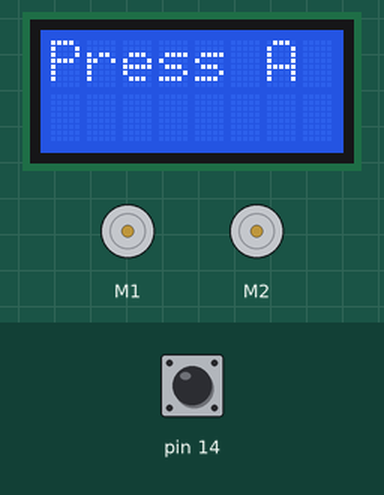
Bench run of a sketch on a simulated Arduino Leonardo, built with avr-gcc and run on an emulated ATmega32U4. Shown: 8×2 character LCD, 2 × DC motor (green arrow = forward, orange = backward, longer = faster). The inputs (shaded band) are chosen by the test bench; at power-on: pin 14 HIGH.

Above: at 0.8 s.
0.9 s: pin 14 pulsed LOW 2 times (0.12 s each, 0.3 s apart)
At 2.2 s:
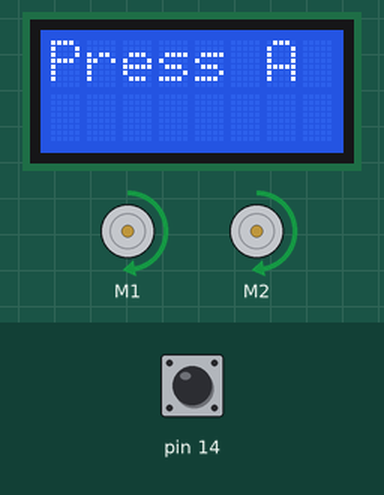
At 6.2 s:
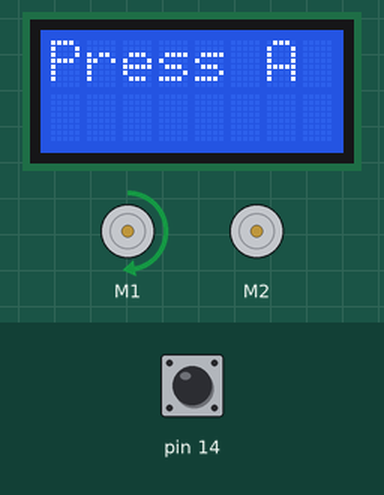
Timing chart, 0 to 16.7 s (numbered marks = the images above; inputs shaded):
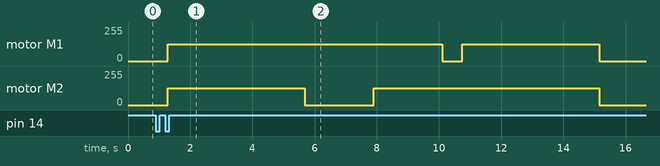

The sketch:

mech13.ino
```cpp
#include<Zumo32U4.h>
Zumo32U4Encoders  encoders;
Zumo32U4Motors    motors;
Zumo32U4ButtonA   buttonA;
Zumo32U4LCD       lcd;
void setup(){
  lcd.clear();
  lcd.print(F("Press A"));
  buttonA.waitForButton();
}
void loop(){
  // ボタンAを押すとクランク走行のような動作
  int buttonA_state = buttonA.isPressed();
  delay(50);
  if(buttonA_state == 1){
    buttonA_state = 0;
    unRegMoveSteer(200, 0, 1800);   // 前
    unRegMoveSteer(200, 50, 900);   // 右
    unRegMoveSteer(200, 0, 900);    // 前
    unRegMoveSteer(200, -50, 900);  // 左
    unRegMoveSteer(200, 0, 1800);   // 前
    motors.setSpeeds(0, 0);
  }
}
// 以下の関数のプログラムは以下のサイトからの引用：
// http://www.abrowndesign.com/2016/10/21/zumo-32u4-unregulated-unsynchronized-motor-steer-block/
void unRegMoveSteer(int targetSpeed, int turnDirection, int enCounts) {
  int countsLeft  = encoders.getCountsAndResetLeft();
  int countsRight = encoders.getCountsAndResetRight();
  int targetSpeedLeft;
  int targetSpeedRight;
  if(turnDirection > 0){
    targetSpeedLeft  = targetSpeed;
    targetSpeedRight = targetSpeed * (turnDirection - 50) / (-50.0);
  }else{
    targetSpeedRight = targetSpeed;
    targetSpeedLeft  = targetSpeed * (turnDirection + 50) / (50.0);
  }
  motors.setSpeeds(targetSpeedLeft, targetSpeedRight);
  if(turnDirection >= 0){
    do{
      countsLeft = encoders.getCountsLeft();
    }while(abs(countsLeft) < abs(enCounts));
  }else{
    do{
      countsRight = encoders.getCountsRight();
    } while (abs(countsRight) < abs(enCounts));
  }
}
```

Measured:
- after the input at 0.9 s, motor M1: stopped → forward 127/255 after 0.37 s, → stopped 8.8 s later, → forward 127/255 0.64 s later, → stopped 4.4 s later; motor M2: stopped → forward 127/255 after 0.37 s, → stopped 4.4 s later, → forward 127/255 2.2 s later, → stopped 7.3 s later
